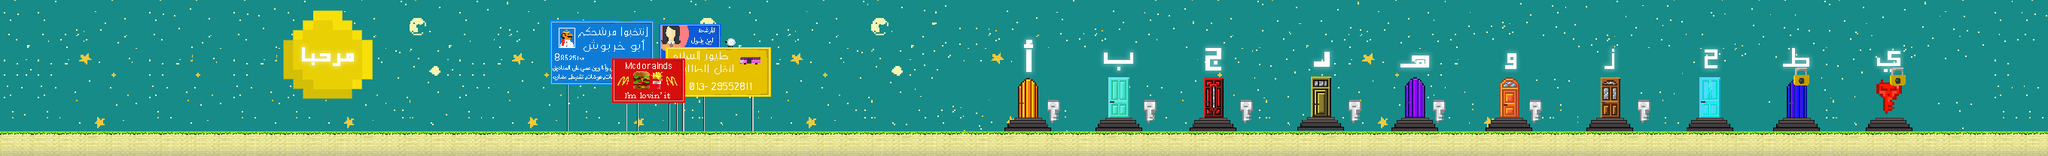

A level layout from a 2D game, rendered from its tile map. Below: a short description, then the map file with tile-grid data replaced by summaries:
An orthogonal 170x13 tile map with 16x16 px tiles, 3 tile layers (Background, graphic, graph), 2 tilesets and 3 objects.

<map version="1.0" orientation="orthogonal" renderorder="right-down" width="170" height="13" tilewidth="16" tileheight="16" nextobjectid="627">
 <tileset firstgid="1" name="1" tilewidth="16" tileheight="16" spacing="1" margin="1" tilecount="2639" columns="203">
  <image source="1.png" width="3458" height="234" />
 </tileset>
 <tileset firstgid="2640" name="tileset_gutter" tilewidth="16" tileheight="16" spacing="2" margin="1" tilecount="1782" columns="33">
  <image source="tileset_gutter.png" width="594" height="972" />
 </tileset>
 <layer name="Background" width="170" height="13">
  <data>[2210 cells, 0 non-empty, 0 distinct tile ids]</data>
 </layer>
 <layer name="graphic" width="170" height="13">
  <data>[2210 cells, 2210 non-empty, 2080 distinct tile ids]</data>
 </layer>
 <objectgroup name="ground">
  <object id="602" x="46.6667" y="173.667" width="2552" height="2.33366" />
  <object id="617" x="2566.67" y="-28" width="1.33333" height="202.667" />
 </objectgroup>
 <objectgroup name="Pipes" />
 <objectgroup name="Coins" offsetx="-7" offsety="5">
  <properties>
   <property name="quit" value="" />
  </properties>
 </objectgroup>
 <objectgroup name="Bricks" />
 <objectgroup name="Goombas" />
 <objectgroup name="Turtles" />
 <objectgroup name="Finish_line">
  <object id="625" x="2258.33" y="103.667" width="24.5" height="53" />
 </objectgroup>
 <objectgroup name="Story_line" />
 <objectgroup name="kill_lines" />
 <objectgroup name="Bosses" />
 <objectgroup name="Map_line" />
 <layer name="graph" width="170" height="13">
  <data>[2210 cells, 100 non-empty, 21 distinct tile ids]</data>
 </layer>
</map>
